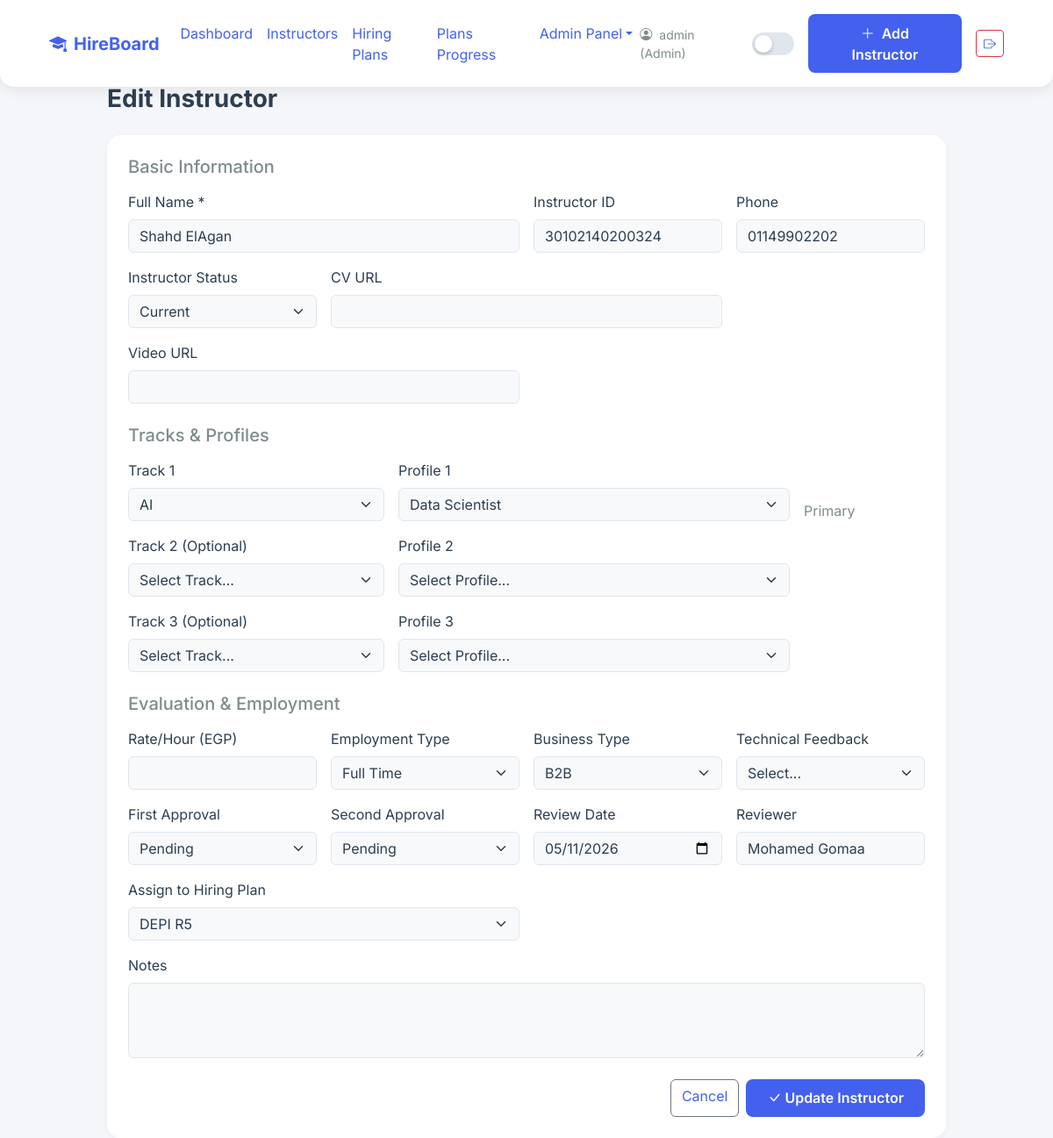
/instructors/edit/18 (signed in), run on an earlier commit of the app's database.
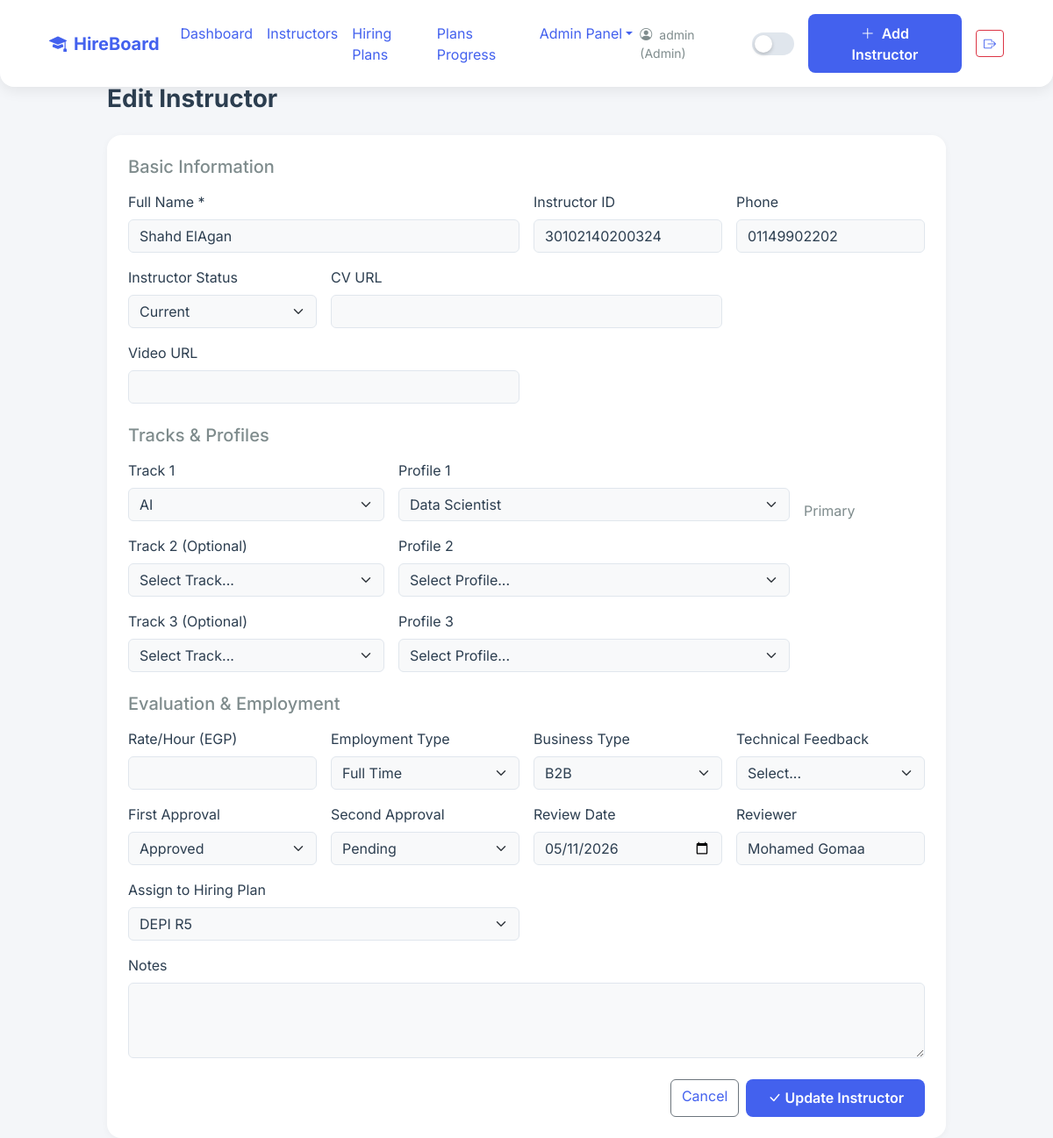
And on a later commit of the database.
### app/models.py (models this page shows)
class InstructorTrack(db.Model):
    __tablename__ = 'instructor_tracks'
    id = db.Column(db.Integer, primary_key=True)
    instructor_id = db.Column(db.Integer, db.ForeignKey('instructors.id'), nullable=False)
    track_id = db.Column(db.Integer, db.ForeignKey('tracks.id'), nullable=False)
    profile_id = db.Column(db.Integer, db.ForeignKey('profiles.id'), nullable=False)
    order = db.Column(db.Integer, nullable=False)
    track = db.relationship('Track', backref='instructor_tracks')
    profile = db.relationship('Profile', backref='instructor_tracks')

class Track(db.Model):
    __tablename__ = 'tracks'
    id = db.Column(db.Integer, primary_key=True)
    name = db.Column(db.String(100), unique=True, nullable=False)
    profiles = db.relationship('Profile', backref='track', lazy=True)

class Profile(db.Model):
    __tablename__ = 'profiles'
    id = db.Column(db.Integer, primary_key=True)
    name = db.Column(db.String(255), nullable=False)
    track_id = db.Column(db.Integer, db.ForeignKey('tracks.id'), nullable=False)

class Instructor(db.Model):
    __tablename__ = 'instructors'
    id = db.Column(db.Integer, primary_key=True)
    name = db.Column(db.String(255), nullable=False)
    instructor_id = db.Column(db.String(50))
    phone = db.Column(db.String(50))
    cv_url = db.Column(db.String(500))
    video_url = db.Column(db.String(500))
    rate_per_hour = db.Column(db.Numeric(10, 2))
    employment_type = db.Column(db.String(50))
    business_type = db.Column(db.String(50))
    technical_feedback = db.Column(db.String(50))
    first_approval = db.Column(db.String(50))
    second_approval = db.Column(db.String(50))
    review_date = db.Column(db.Date)
    reviewer_name = db.Column(db.String(255))
    notes = db.Column(db.Text)
    score = db.Column(db.Integer, default=0)
    status = db.Column(db.String(20), default='New') # New or Current
    created_at = db.Column(db.DateTime, default=datetime.utcnow)
    plan_id = db.Column(db.Integer, db.ForeignKey('hiring_plans.id'), nullable=True)
    tracks = db.relationship('InstructorTrack', backref='instructor', lazy=True, cascade='all, delete-orphan')

class HiringPlan(db.Model):
    __tablename__ = 'hiring_plans'
    id = db.Column(db.Integer, primary_key=True)
    title = db.Column(db.String(255), nullable=False)
    start_date = db.Column(db.Date, nullable=False)
    end_date = db.Column(db.Date, nullable=False)
    created_at = db.Column(db.DateTime, default=datetime.utcnow)
    plan_tracks = db.relationship('PlanTrack', backref='plan', lazy=True, cascade='all, delete-orphan')
    assigned_instructors = db.relationship('Instructor', backref='hiring_plan', lazy=True)

### app/routes/instructors.py (the view, shortened to what this page needs)
@instructors_bp.route('/edit/<int:id>', methods=['GET', 'POST'])
@login_required
def edit_instructor(id):
    if current_user.role != 'Admin':
        flash('Only Admins can edit instructors.', 'danger')
        return redirect(url_for('instructors.list_instructors'))
    inst = Instructor.query.get_or_404(id)
    tracks = Track.query.all()
    plans = HiringPlan.query.all() # جلب الخطط لوضعها في الـ Dropdown
    existing_tracks = InstructorTrack.query.filter_by(instructor_id=id).order_by(InstructorTrack.order).all()
    tracks_dict = {t.order: t for t in existing_tracks}
    return render_template('instructors/edit.html', instructor=inst, tracks=tracks, tracks_dict=tracks_dict, plans=plans)

### app/templates/instructors/edit.html (shortened to what the changed rows need)
{% extends 'base.html' %}
{% block content %}
<div class="row justify-content-center">
    <div class="col-lg-10">
        <div class="card p-4 animate-fade-up delay-1">
            <form method="POST">
                <div class="row g-3 mb-4">
                    <div class="col-md-6">
                        <label class="form-label">Full Name *</label>
                        <input type="text" name="name" class="form-control" value="{{ instructor.name }}" required>
                    </div>
                    <div class="col-md-3">
                        <label class="form-label">Instructor ID</label>
                        <input type="text" name="instructor_id" class="form-control" value="{{ instructor.instructor_id or '' }}">
                    </div>
                    <div class="col-md-3">
                        <label class="form-label">Phone</label>
                        <input type="text" name="phone" class="form-control" value="{{ instructor.phone or '' }}">
                    </div>
                    <div class="col-md-3">
                        <label class="form-label">Instructor Status</label>
                        <select name="status" class="form-select">
                            <option value="Current" {% if instructor.status == 'Current' %}selected{% endif %}>Current</option>
                        </select>
                    </div>
                </div>
                <div class="row g-3 mb-4">
                    {% for i in range(1, 4) %}
                    {% set current_track = tracks_dict.get(i) %}
                    <div class="col-md-4">
                        <label class="form-label">Track {{ i }} {% if i > 1 %}(Optional){% endif %}</label>
                        <select name="track_{{ i }}" id="track_{{ i }}" class="form-select edit-track" data-order="{{ i }}">
                            {% for track in tracks %}
                            <option value="{{ track.id }}" {% if current_track and current_track.track_id == track.id %}selected{% endif %}>{{ track.name }}</option>
                            {% endfor %}
                        </select>
                    </div>
                    <div class="col-md-6">
                        <label class="form-label">Profile {{ i }}</label>
                        <select name="profile_{{ i }}" id="profile_{{ i }}" class="form-select" {% if not current_track %}disabled{% endif %}>
                            {% if current_track %}
                                {% for p in current_track.track.profiles %}
                                <option value="{{ p.id }}" {% if current_track.profile_id == p.id %}selected{% endif %}>{{ p.name }}</option>
                                {% endfor %}
                            {% endif %}
                        </select>
                    </div>
                    <div class="col-md-2 d-flex align-items-end">
                        {% if i == 1 %}<span class="text-muted">Primary</span>{% endif %}
                    </div>
                    {% endfor %}
                </div>
                <div class="row g-3 mb-4">
                    <div class="col-md-3">
                        <label class="form-label">Employment Type</label>
                        <select name="employment_type" class="form-select">
                            <option {% if instructor.employment_type == 'Full Time' %}selected{% endif %}>Full Time</option>
                        </select>
                    </div>
                    <div class="col-md-3">
                        <label class="form-label">Business Type</label>
                        <select name="business_type" class="form-select">
                            <option {% if instructor.business_type == 'B2B' %}selected{% endif %}>B2B</option>
                        </select>
                    </div>
                    <div class="col-md-3">
                        <label class="form-label">First Approval</label>
                        <select name="first_approval" class="form-select">
                            <option {% if instructor.first_approval == 'Approved' %}selected{% endif %}>Approved</option>
                            <option {% if instructor.first_approval == 'Pending' %}selected{% endif %}>Pending</option>
                        </select>
                    </div>
                    <div class="col-md-3">
                        <label class="form-label">Second Approval</label>
                        <select name="second_approval" class="form-select">
                            <option {% if instructor.second_approval == 'Pending' %}selected{% endif %}>Pending</option>
                        </select>
                    </div>
                    <div class="col-md-3">
                        <label class="form-label">Review Date</label>
                        <input type="date" name="review_date" class="form-control" value="{{ instructor.review_date }}">
                    </div>
                    <div class="col-md-3">
                        <label class="form-label">Reviewer</label>
                        <input type="text" name="reviewer_name" class="form-control" value="{{ instructor.reviewer_name or '' }}">
                    </div>
                    <div class="col-md-6">
                        <label class="form-label">Assign to Hiring Plan</label>
                        <select name="plan_id" class="form-select">
                            {% for plan in plans %}
                            <option value="{{ plan.id }}" {% if instructor.plan_id == plan.id %}selected{% endif %}>{{ plan.title }}</option>
                            {% endfor %}
                        </select>
                    </div>
                </div>
            </form>
        </div>
    </div>
</div>
{% endblock %}

What changed in the data, as far as the page shows it:
changed Instructor "Shahd ElAgan": first_approval "Pending" → "Approved"
